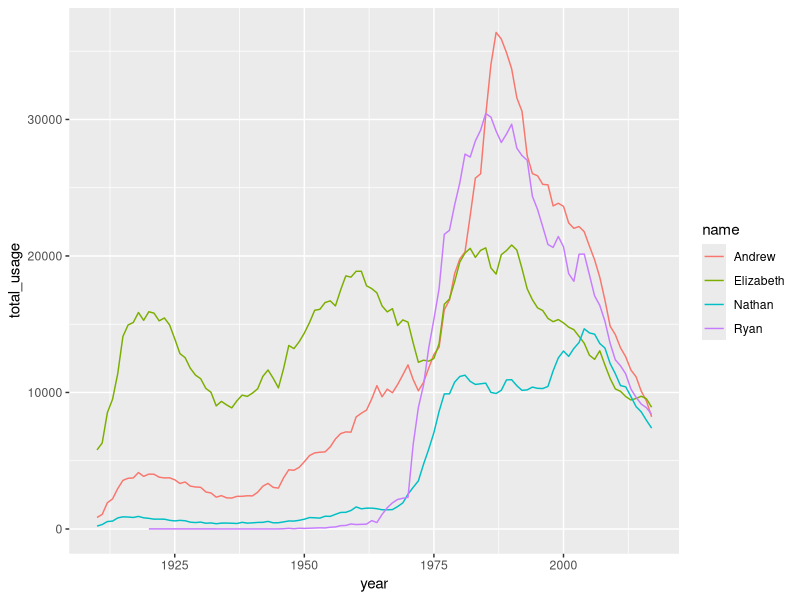
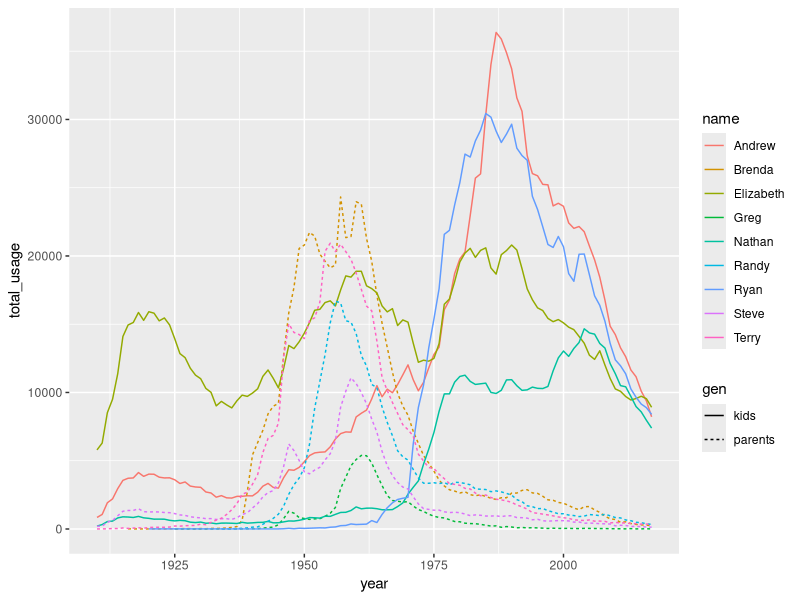
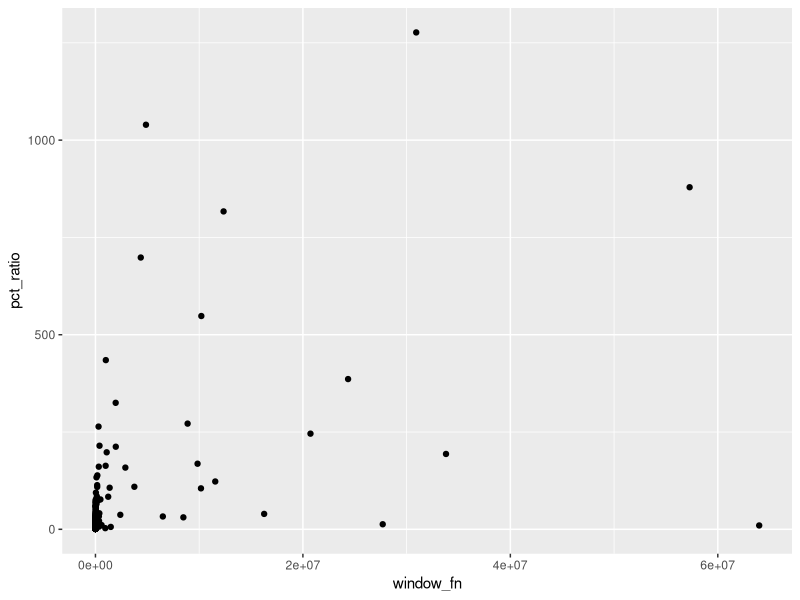
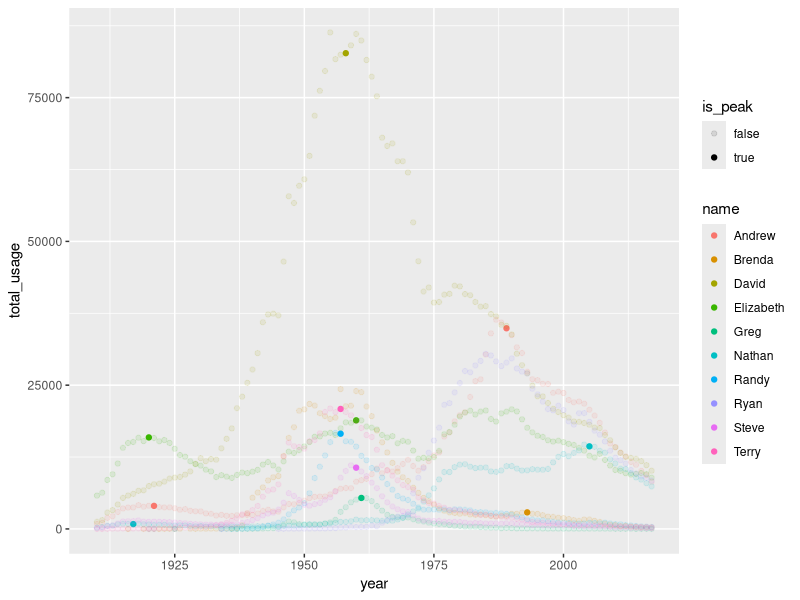

R code for these plots, in order:
# Example names viz
library(ggplot2)

kid_names = read.csv("kid_names.csv")
ggplot(kid_names, aes(x=year, y=total_usage, group=name, col=name)) + geom_line()

all_names = read.csv("all_names.csv")
all_names$gen='parents'
all_names$gen[all_names$name=='Andrew']='kids'
all_names$gen[all_names$name=='Nathan']='kids'
all_names$gen[all_names$name=='Ryan']='kids'
all_names$gen[all_names$name=='Elizabeth']='kids'
ggplot(all_names[all_names$name!='David',], aes(x=year, y=total_usage, group=name, col=name, linetype=gen)) + geom_line()

# looking for clusters
meta = read.csv("name_metadata.csv")
ggplot(meta, aes(x=window_fn, y=pct_ratio)) + geom_point()

# finding peaks
pk = read.csv("peak_dat2.csv")
ggplot(pk, aes(x=year, y=total_usage, group=name, col=name, alpha=is_peak)) + geom_point()